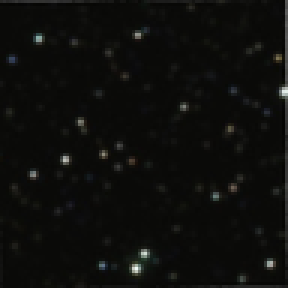
#> input picture brief/Small_area_rotated.png, 96 x 96 px, shrunk from 154 x 154 before the run, found by its file name (shown 3 times larger)
$ python Rotated-Small-Image-Localization.py
#> lines starting #> are read from the running program, lines starting #| are printed output that depends on the picture
"""
Rotated Star Image Detector
@author: Okan Yalçın
date:7.11.2020


"""

import cv2
import numpy as np


rotated_img = cv2.imread("Small_area_rotated.png",cv2.IMREAD_GRAYSCALE)
#> rotated_img: shape (96, 96); min 3, max 243, mean 13.2
star_map = cv2.imread("StarMap.png",cv2.IMREAD_GRAYSCALE)
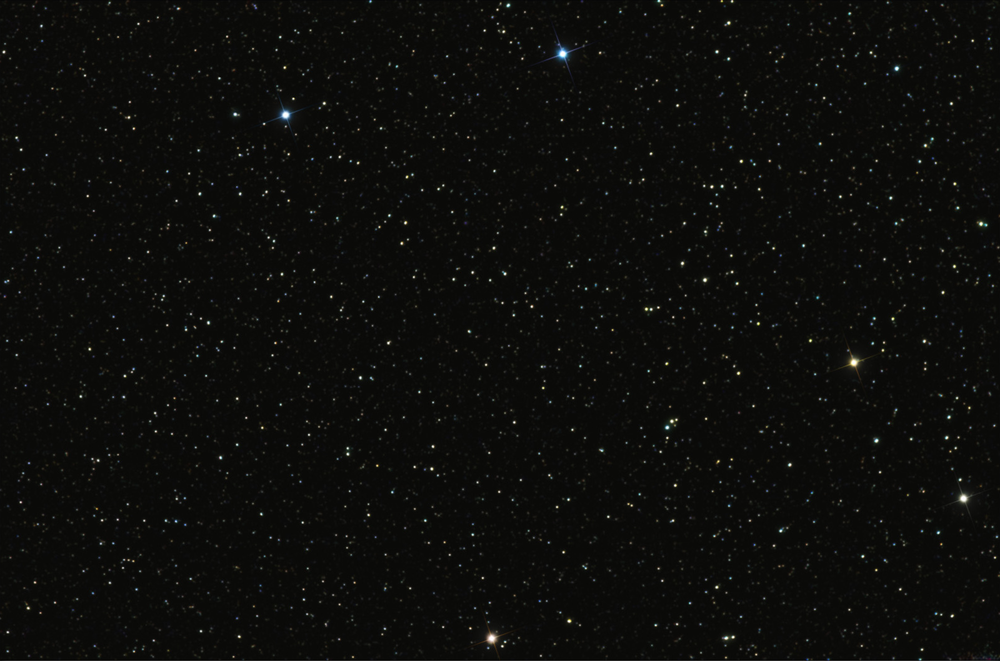
#> input picture brief/StarMap.png, 1000 x 661 px, shrunk from 1600 x 1057 before the run, found by its file name
#> star_map: shape (661, 1000); min 3, max 255, mean 12.2

#ORB detector
orb = cv2.ORB_create()
kp1 , des1 = orb.detectAndCompute(rotated_img,None)
#> kp1 = 9 keypoints; (x, y, size): (34, 51, 31), (61, 35, 31), (39, 48, 31), (43, 53, 31), (40, 48, 37.2), (39, 55, 31), (43, 53, 37.2), (38, 55, 37.2), (32, 31, 31)
kp2 , des2 = orb.detectAndCompute(star_map,None)
#> kp2 = 500 keypoints; strongest (x, y, size): (896, 69, 31), (704, 280, 31), (569, 621, 31), (876, 441, 31)

#Brute Force Matching
bf = cv2.BFMatcher(cv2.NORM_HAMMING,crossCheck = False)
matches = bf.match(des1,des2)
#> matches = 9 matches
matches=sorted(matches,key = lambda x:x.distance)

matching_result = cv2.drawMatches(rotated_img,kp1,star_map,kp2,matches[:50],None,flags=2)
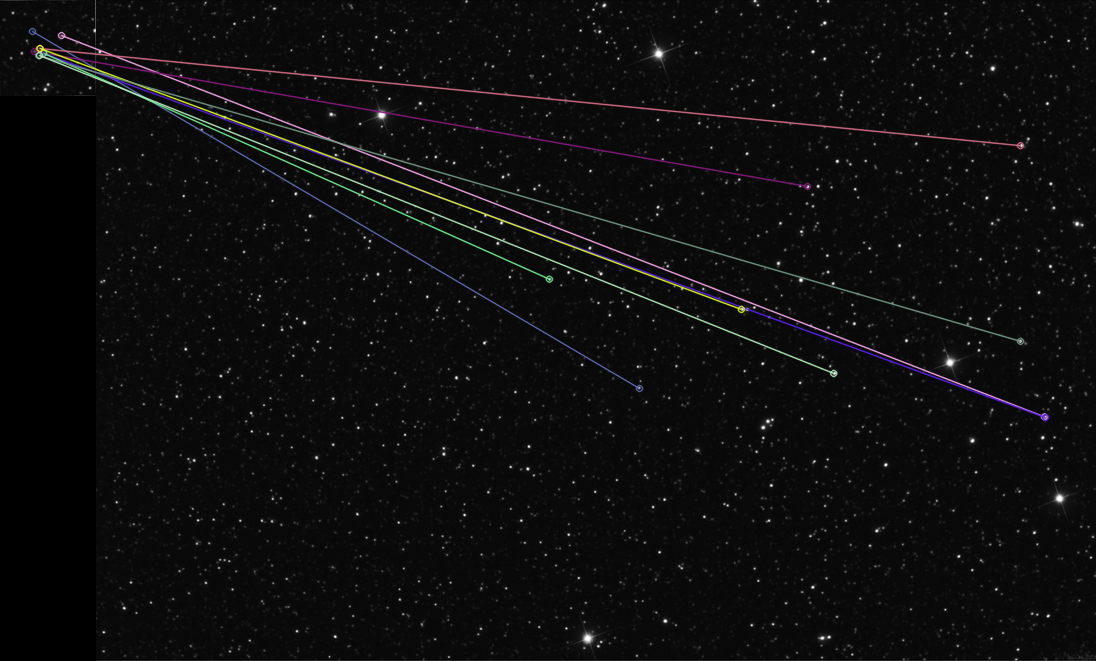
#> matching_result: shape (661, 1096, 3); mean of channels 0, 1, 2 13.4, 13.1, 13.4; drawn as B, G, R

cv2.imshow("Matching result", matching_result)
cv2.waitKey(0)
cv2.destroyAllWindows()
